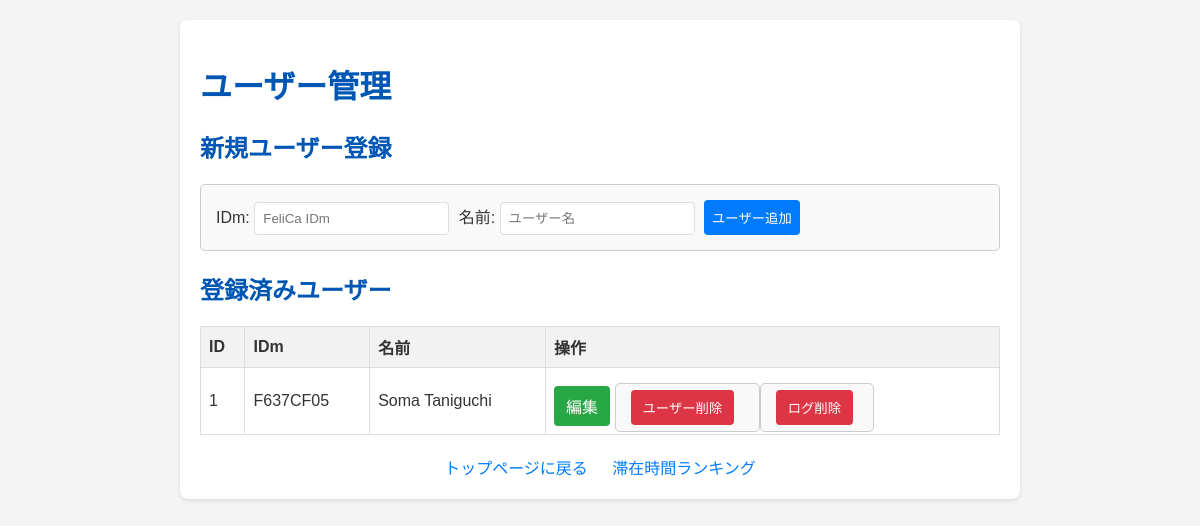
The app's page /users, older data.
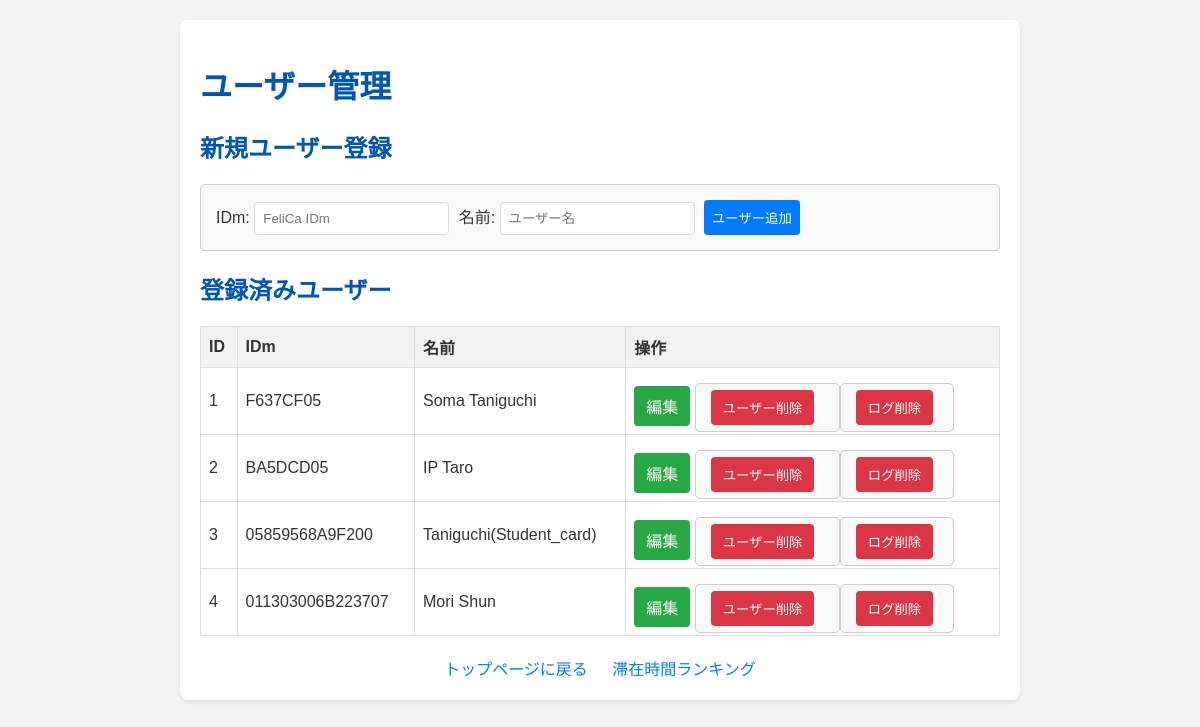
The same page, newer data.
### app.py (models this page shows, shortened)
class User(db.Model):
    id = db.Column(db.Integer, primary_key=True)
    idm = db.Column(db.String(160), unique=True, nullable=False)
    name = db.Column(db.String(80), nullable=False)

### app.py (the view, shortened to what this page needs)
@app.route('/users', methods=['GET', 'POST'])
def manage_users():
    users = User.query.all()
    return render_template('users.html', users=users)

### templates/users.html (shortened to what this page needs)
<!DOCTYPE html>
<html lang="ja">
<head>
</head>
<body>
    <div class="container">
        <h1>ユーザー管理</h1>
        <h2>新規ユーザー登録</h2>
        <form method="POST" action="{{ url_for('manage_users') }}">
            <label for="idm">IDm:</label>
            <input type="text" id="idm" name="idm" placeholder="FeliCa IDm" required>
            <label for="name">名前:</label>
            <input type="text" id="name" name="name" placeholder="ユーザー名" required>
            <input type="submit" value="ユーザー追加">
        </form>
        <h2>登録済みユーザー</h2>
        {% if users %}
            <table>
                <thead>
                    <tr>
                        <th>ID</th>
                        <th>IDm</th>
                        <th>名前</th>
                        <th>操作</th>
                    </tr>
                </thead>
                <tbody>
                    {% for user in users %}
                        <tr>
                            <td>{{ user.id }}</td>
                            <td>{{ user.idm }}</td>
                            <td>{{ user.name }}</td>
                            <td>
                                <div class="button-group">
                                    <a href="{{ url_for('edit_user', user_id=user.id) }}" class="edit-button">編集</a>
                                    <form id="deleteUserForm-{{ user.id }}" method="POST" action="{{ url_for('manage_users') }}" style="display:inline;">
                                        <button type="button" onclick="confirmAndDeleteUser('{{ user.id }}', '{{ user.name }}');">ユーザー削除</button>
                                    </form>
                                    <form id="clearLogsForm-{{ user.id }}" method="POST" action="{{ url_for('clear_user_logs', user_id=user.id) }}" style="display:inline;">
                                        <button type="button" class="clear-logs-button" onclick="confirmAndClearLogs('{{ user.id }}', '{{ user.name }}');">ログ削除</button>
                                    </form>
                                </div>
                            </td>
                        </tr>
                    {% endfor %}
                </tbody>
            </table>
        {% else %}
            <p>登録されているユーザーはいません。</p>
        {% endif %}
        <div class="nav-link">
            <a href="{{ url_for('index') }}">トップページに戻る</a>
            <a href="{{ url_for('show_ranking') }}">滞在時間ランキング</a>
        </div>
    </div>
</body>
</html>

Row changes from the older to the newer data that the page shows:
added User: id "2", idm "BA5DCD05", name "IP Taro"
added User: id "3", idm "05859568A9F200", name "Taniguchi(Student_card)"
added User: id "4", idm "011303006B223707", name "Mori Shun"
